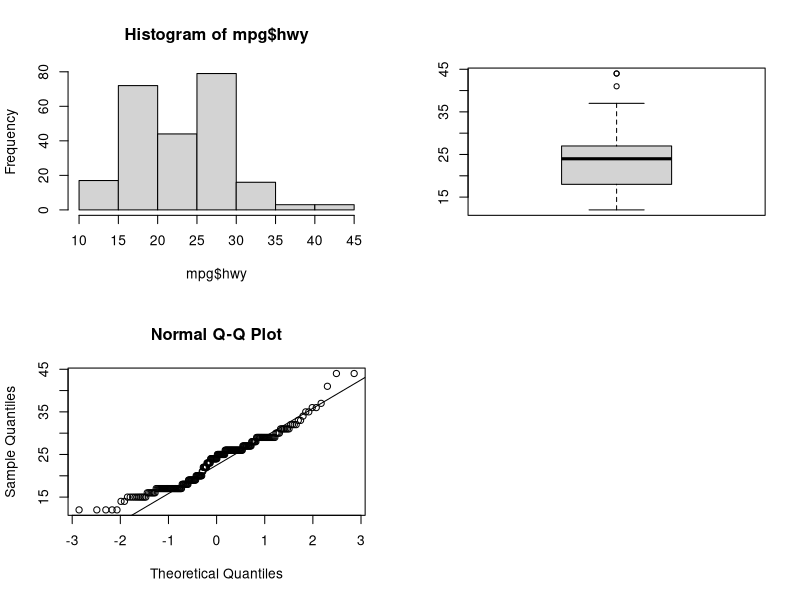
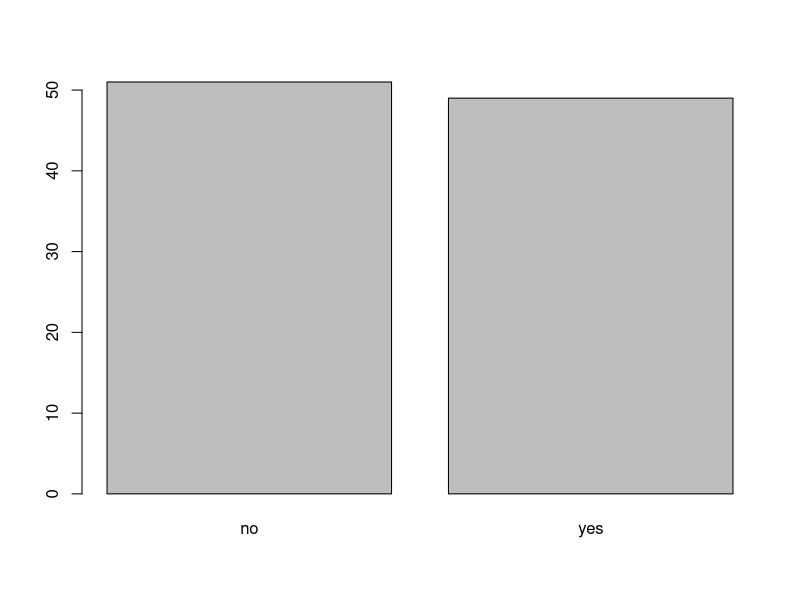
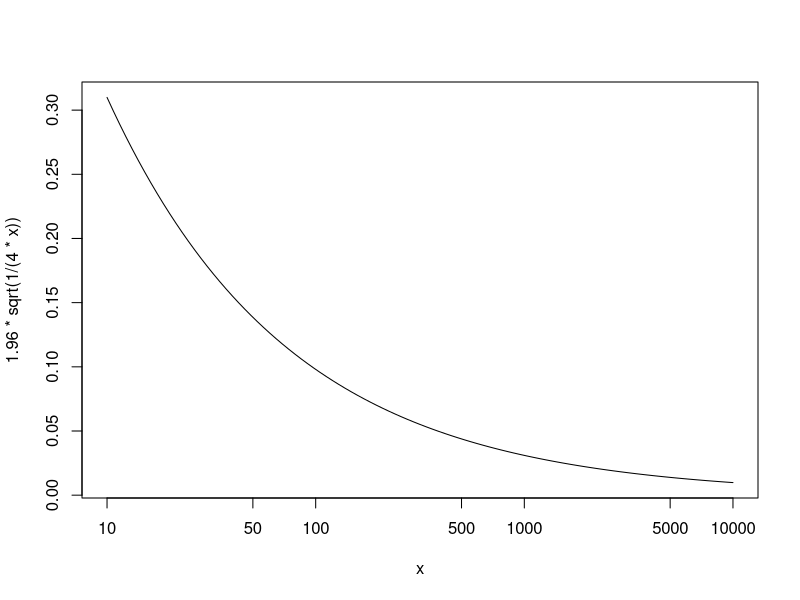
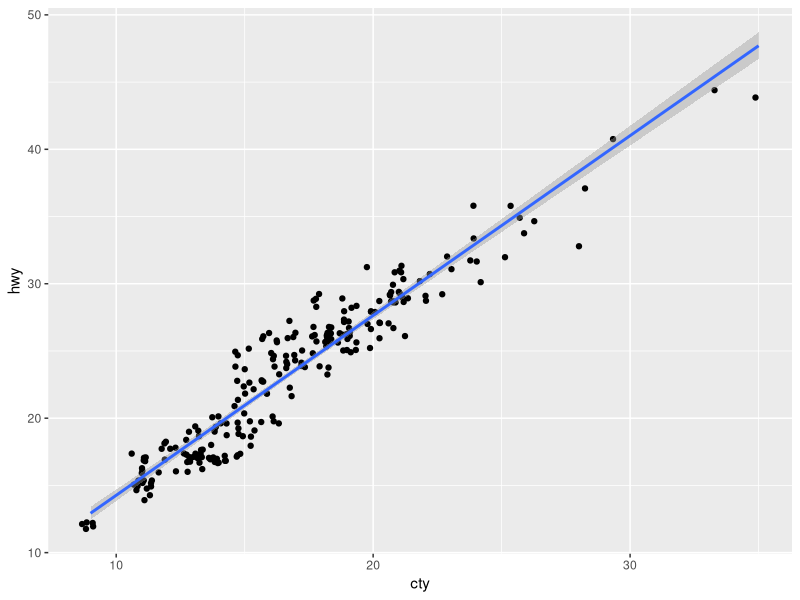
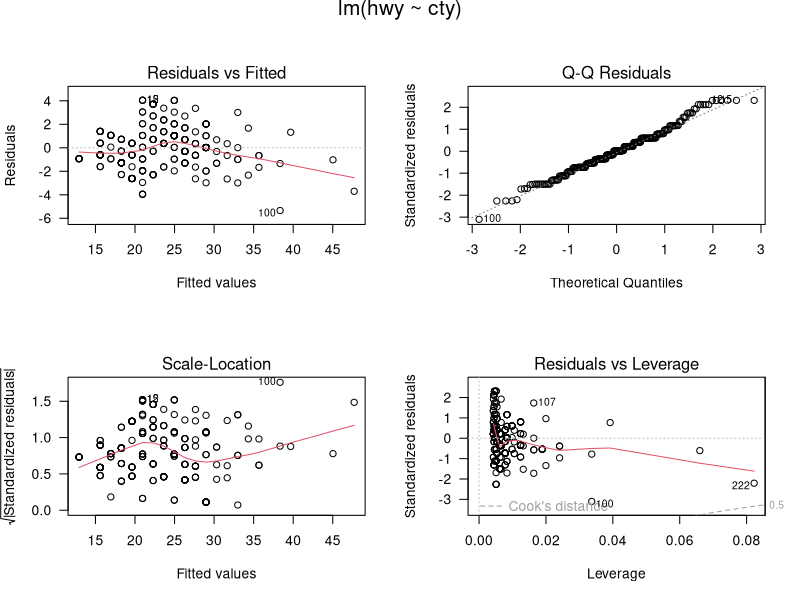
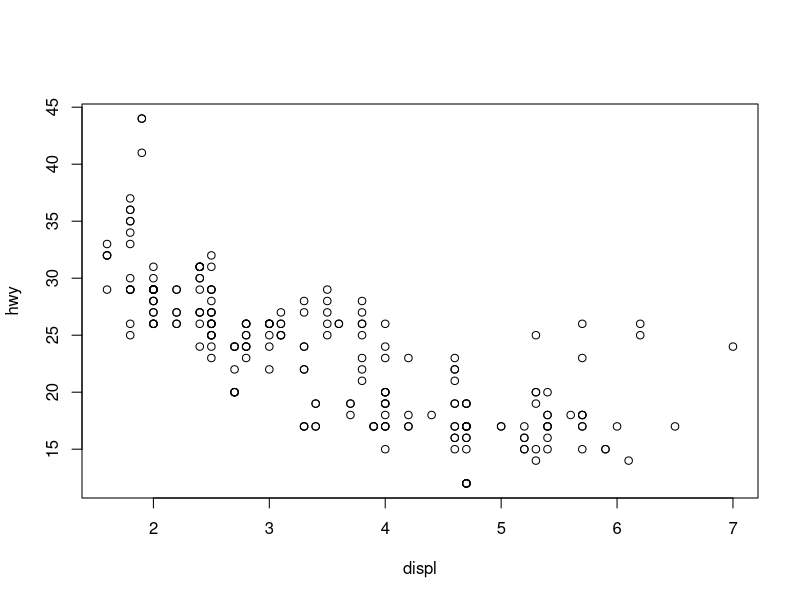
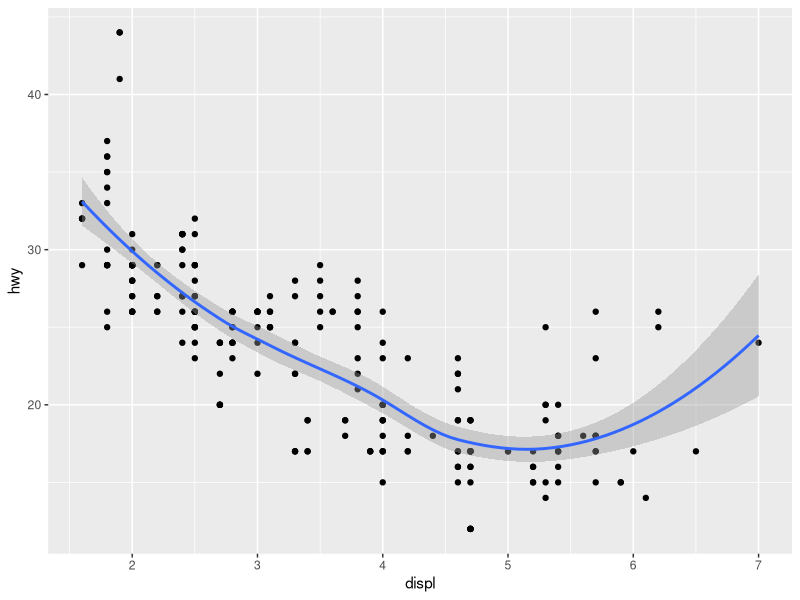
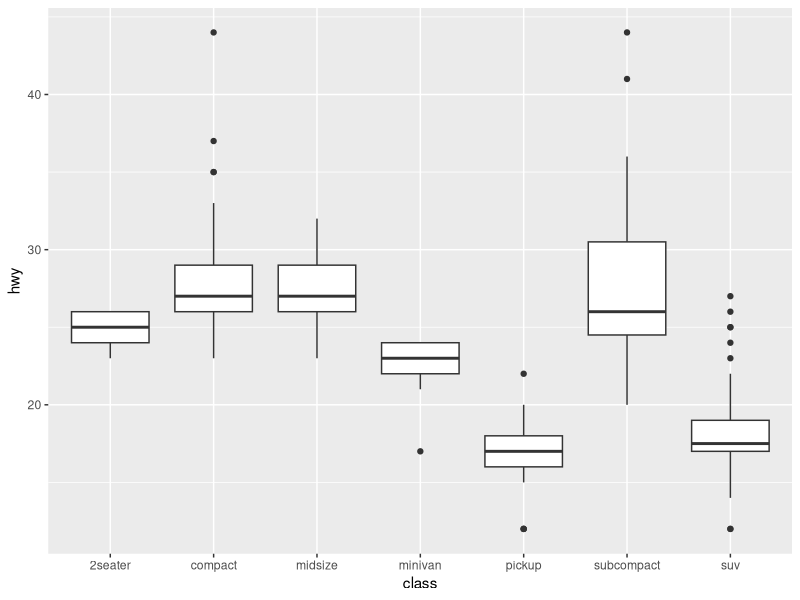

Here is the R script that generated these plots, in order: (Note: this script raises an error after producing the figures.)
library(ggplot2)
library(dplyr)
mpg
glimpse(mpg)
head(mpg)
summary(mpg)

summary(mpg$hwy)
mean(mpg$hwy)
range(mpg$hwy)
quantile(mpg$hwy)

opar <- par(mfrow=c(2,2))
hist(mpg$hwy)
boxplot(mpg$hwy)
qqnorm(mpg$hwy)
qqline(mpg$hwy)
par(opar)



hwy <- mpg$hwy
n <- length(hwy)
mu0 <- 22.9

t.test(hwy, mu = mu0, alternative = 'greater')
t.test(hwy)


c(mean(hwy), sd(hwy))
c(median(hwy), mad(hwy))

set.seed(2019)
n <- 100
p <- .5

x <- rbinom(n, 1, p)
x <- factor(x, levels = c(0,1), labels = c('no', 'yes'))

par(mfrow = c(1,1))
table(x)
prop.table(table(x))
barplot(table(x))

binom.test(x=length(x[x=='yes']), n=length(x), p=.5, alternative = "two.sided")
binom.test(x=5400, n=10000)
n <- c(100, 1000, 2000, 10000, 1e6)
data.frame(n=n, moe=round(1.96*sqrt(1/(4*n)), 4))

curve(1.96 * sqrt(1/(4*x)), 10, 10000, log = 'x')

# Numeric, Factor vars...

ggplot(mpg, aes(cty, hwy)) + geom_jitter() + geom_smooth(method = "lm")

with(mpg, cor(cty, hwy))
with(mpg, cor(cty, hwy, method="kendall"))
with(mpg, cor(cty, hwy, method="spearman"))

hwy_lm <- lm(hwy ~ cty, data = mpg)
summary(hwy_lm)

predict(hwy_lm, newdata = data.frame(cty = c(10, 20, 30)))
predict(hwy_lm, newdata = data.frame(cty = c(10, 20, 30)), 
        se.fit = T)

class(hwy_lm)
opar <- par(mfrow = c(2,2), oma = c(0, 0, 1.1, 0))
plot(hwy_lm, las=1)


library(MASS)
set.seed(123)

lqs(stack.loss ~ ., data = stackloss)
lm(stack.loss ~., data = stackloss)

par(mfrow = c(1, 1))
plot(hwy ~ displ, data = mpg)
mpg_lo <- loess(hwy ~ displ, data = mpg)
mpg_lo 
summary(mpg_lo)

ggplot(mpg, aes(displ, hwy)) + geom_point() +
  geom_smooth()

mpg %>% ggplot(aes(class, hwy)) + geom_boxplot()
hwy_lm2 <- lm(hwy ~ class, data = mpg)
summary(hwy_lm2)

predict(hwy_lm2, newdata = data.frame(class="pickup"))
opar <- par(mfrow = c(2,2), oma = c(0,0,1.1,0))
plot(hwy_lm2, las=1)
# 
# chall <- read.csv('https://raw.githubusercontent.com/stedy/Machine-Learning-with-R-datasets/master/challenger.csv')
# chall %>% write_csv("chall.csv")
# chall %>% tbl_df() -> chall

read_csv('chall.csv') -> chall
glimpse(chall)

chall %>% ggplot(aes(temperature, distress_ct)) + geom_point()
chall %>% ggplot(aes(factor(distress_ct), temperature)) + geom_boxplot()

# 반응변수를 2차원 매트릭스로 둠.
# 성공횟수: s_i, 실패횟수: a_i - s_i, weight 옵션은 필요없음

chall_glm <- 
  glm(cbind(distress_ct, o_ring_ct - distress_ct) ~  # 첫열 distress_ct = s_i 이므로 O링의 실패를 `성공`으로 둠
        temperature, data = chall, family = 'binomial')

chall_glm

summary(chall_glm)

# Number of Fisher Scoring iterations: 6 :: 반복회수가 6이다.
# deviance ::
20.706 - 9.527

1 - pchisq(11.2, 1) 
# 자유도 1인 카이제곱 분포에서 아주 나오기 힘든 값... 이 모형은 데이터를 의미있게 설명.

predict(chall_glm, data.frame(temperature = 30))

exp(3.45) / (exp(3.45) + 1)

predict(chall_glm, data.frame(temperature = 30), type = 'response')

par(mfrow =c(1,1))
logistic <- function(x){exp(x)/(exp(x)+1)}

plot(c(20,85), c(0,1), type = "n", xlab = "temperature", ylab = "prob")
tp <- seq(20, 85, 1)
chall_glm_pred <- predict(chall_glm, data.frame(temperature = tp), se.fit = TRUE)
lines(tp, logistic(chall_glm_pred$fit))
lines(tp, logistic(chall_glm_pred$fit - 1.96 * chall_glm_pred$se.fit), lty=2)
lines(tp, logistic(chall_glm_pred$fit + 1.96 * chall_glm_pred$se.fit), lty=2)
abline(v=30, lty=2, col='blue')
  

